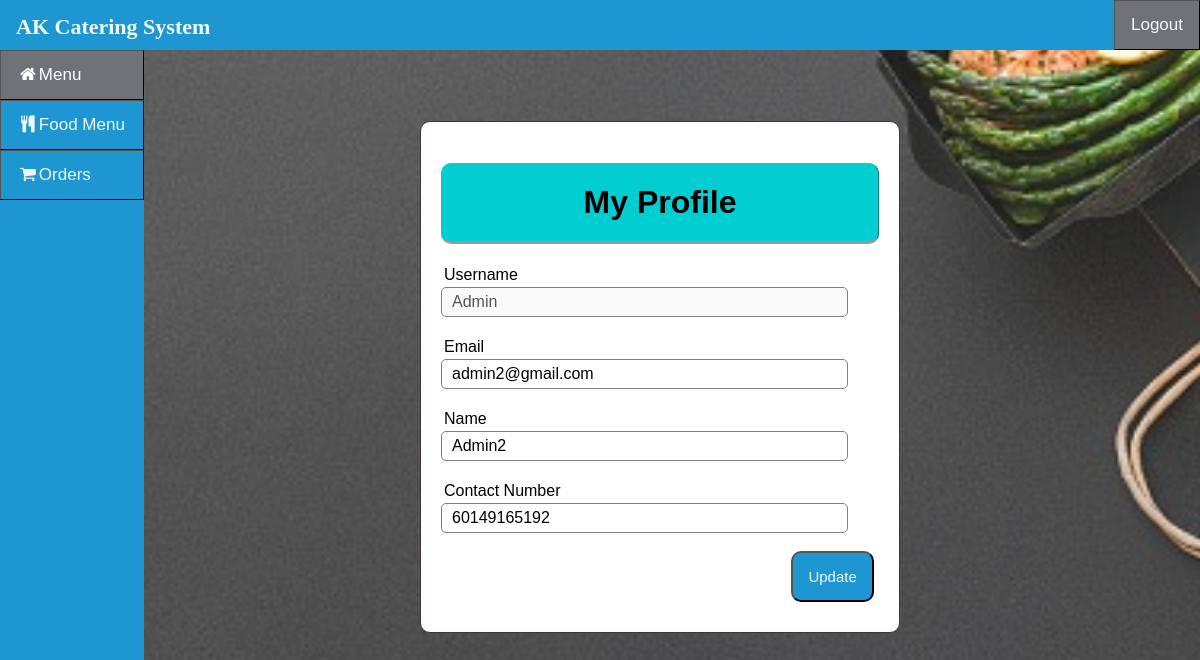
/Staff/home.php (signed in), run on the app's committed database.
### tables this page shows
CREATE TABLE `users` (
  `username` varchar(50) NOT NULL,
  `password` varchar(255) NOT NULL,
  `name` varchar(255) NOT NULL,
  `email` varchar(255) NOT NULL,
  `Hp` varchar(99) NOT NULL,
  `type_user` varchar(255) NOT NULL
);

### Staff/home.php (the view, shortened to what this page needs)
<?php
if(isset ($_SESSION["username"]))
{
	include "Header.php";
?>
<!DOCTYPE html>
<html>
<head>
	<link rel="stylesheet" type="text/css" href="../CSS/topNav.css">
</head>
<body>
<?php
	$name = $_SESSION["username"];
	$queryGet = "select * from users where username='".$name."'";
	$resultGet = mysqli_query($link,$queryGet);
	if(!$resultGet)
	{
		die ("Invalid Query - get Register List: ". mysqli_error($link));
	}
	else
	{?>
	<div class="wrapper">
		<div class="middle">
			<div class="contentnew">
			<form class = "content" style="position:absolute;width: 40%;" action="../Admin/Update.php" name="EditForm" method="POST">
				<h1 class="header">My Profile</h1>
				<?php	while($baris= mysqli_fetch_array($resultGet, MYSQLI_BOTH))	{?>
					<div class="input-group">
						<label>Username</label>
						<input type="text" name="username" value="<?php echo $baris['username']; ?>" disabled><br><br>
						<label>Email</label>
						<input type="email" name="email" value="<?php echo $baris['email'] ?>"><br><br>
						<label>Name</label>
						<input type="text" name="name" value="<?php echo $baris['name'] ?>"><br><br>
						<label>Contact Number</label>
						<input type="text" name="Hp" value="<?php echo $baris['Hp']; ?>"><br><br>
						<button style="position: relative;left: 80%"; type="submit" class="btn" name="staff">Update</button>
					</div> <?php	}?>
			</form>
			</div>
		</div>
	</div>
	<?php
		}
}
else {
	echo "No session exists or session has expired. Please log in again ";
	echo "Page will be redirect in 5 seconds";
	header('Location: ../Auth/Login.php');
}?>
</body>
</html>

### css/topNav.css (style rules this page uses)
* { box-sizing: border-box; }
body { margin: 0; font-family: Arial, Helvetica, sans-serif !important; background-image: url("bc.jpg"); background-position: center; background-size: cover; background-attachment: fixed; position:absolute; top:10%; max-width: -webkit-fill-available; right: 0px; left: 0px; }
.wrapper { width: 100%; min-width: 1000px; }
h1, h2 { text-align:center; color:white; }
.header { width: auto; color: black; background:#00CED1; text-align: center; border: 1px solid #00CED1; border-bottom: none; border-radius: 10px 10px 10px 10px; border-style: outset; padding: 20px; }
.middle { width: 100%; position: relative; }
.middle:after { display: table; clear: both; content: ''; }
.contentnew { padding: 0 270px 0 270px; }
.content { position:fixed; top:10%; left:35%; width: 30%; margin: 0px auto; padding: 20px; border: 1px solid #483235; background: white; border-radius: 10px 10px 10px 10px; }
.input-group { margin: 10px 0px 10px 0px; }
.input-group label { display: block; text-align: left; margin: 3px; }
.input-group input { height: 30px; width: 93%; padding: 5px 10px; font-size: 16px; border-radius: 5px; border: 1px solid gray; }
.btn { padding: 15px; font-size: 15px; color: aliceblue; background:#1D96D1 ; border-style: outset; border-radius: 10px; cursor: pointer; }

### Staff/Header.php (style rules this page uses)
body { font-family: "Lato", sans-serif; }

### data on the page
users: username "Admin", email "admin2@gmail.com", name "Admin2", Hp "60149165192"
